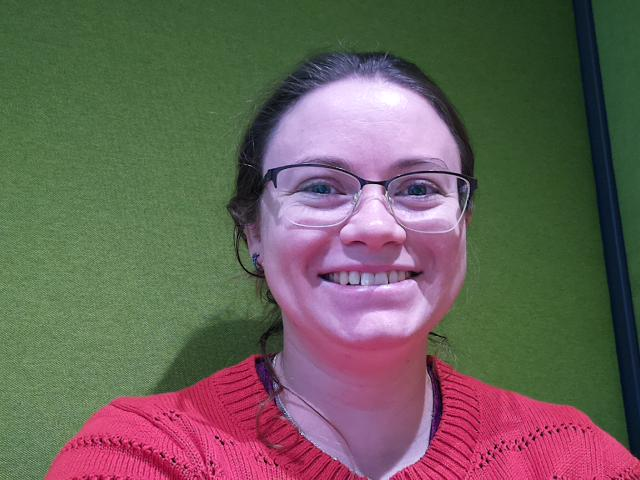
#> input picture course/versions/enb/10_computer-vision/_resources/face.jpg, 640 x 480 px
$ python faceDetection.py
#> lines starting #> are read from the running program, lines starting #| are printed output that depends on the picture; after the words box and inside, x2 and y2 are one past the last pixel; in counts of white or black regions, pixels touching at a corner belong together
# Face detection code with sanity check
import numpy as np
import cv2

# Load test image
im = cv2.imread("face.jpg")
#> im is the input picture: shape (480, 640, 3); mean B, G, R 89.6, 96.5, 106.1

det = cv2.CascadeClassifier("haarcascade_frontalface_default.xml")

gray = cv2.cvtColor(im, cv2.COLOR_BGR2GRAY)
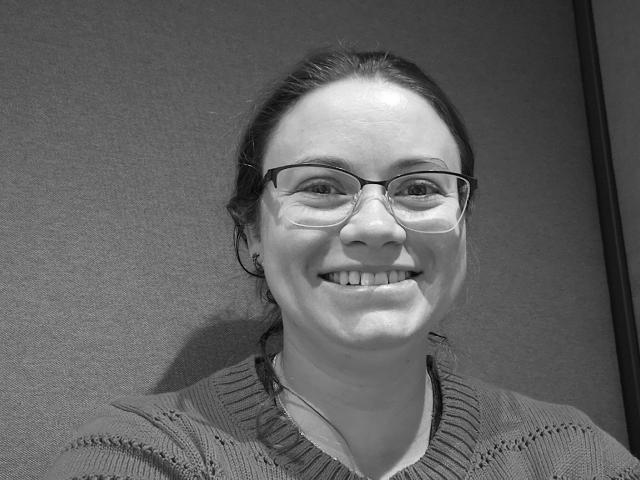
#> gray: shape (480, 640); min 1, max 254, mean 98.6

rects = det.detectMultiScale(gray,
    scaleFactor=1.1,
    minNeighbors=5,
    minSize=(200, 200), # adjust to your image size, maybe smaller, maybe larger?
    flags=cv2.CASCADE_SCALE_IMAGE)
#> rects = [[236, 78, 267, 267]]

for (x, y, w, h) in rects:
    # x: x location
    # y: y location
    # w: width of the rectangle
    # h: height of the rectangle
    # Remember, order in images: [y, x, channel]
    cv2.rectangle(im, (x, y), (x + w, y + h), (0, 255, 0), 20)
#> this loop made 1 pass
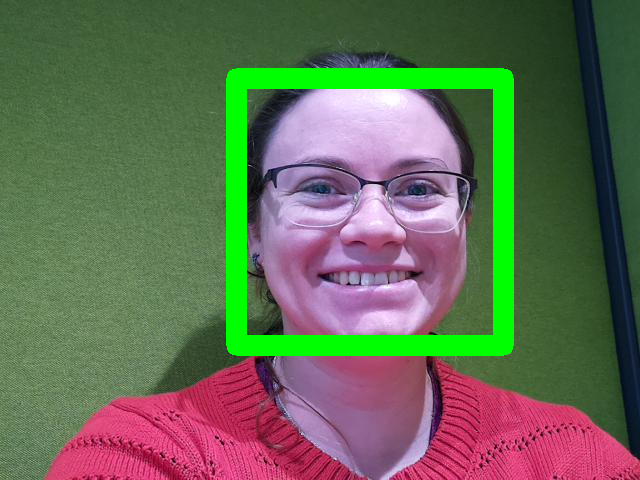
#> im: shape (480, 640, 3); 7.26% of pixels changed, all inside (x1, y1, x2, y2) = (226, 68, 514, 356)

cv2.imwrite("test_face.jpg", im)
